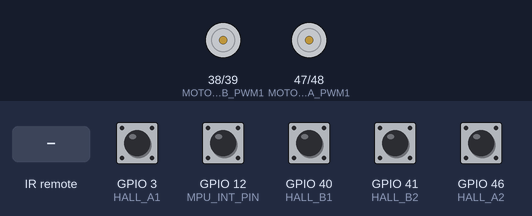
A program run on a simulated ESP32-S3. Shown: motor-driver pin pairs drawn as motors (green arrow = first pin HIGH = forward, orange = second pin HIGH = backward, longer = more drive). The inputs (shaded band) are chosen by the test bench; at power-on: GPIO 3 (HALL_A1), GPIO 12 (MPU_INT_PIN), GPIO 40 (HALL_B1), GPIO 41 (HALL_B2), GPIO 46 (HALL_A2) HIGH. WiFi joins after 1.5 s; servers stay silent unless stated; what the program prints to the serial monitor is not drawn.

Above: at 2.7 s.
2.8 s: infrared code 0xFF30CF received
At 3.8 s:
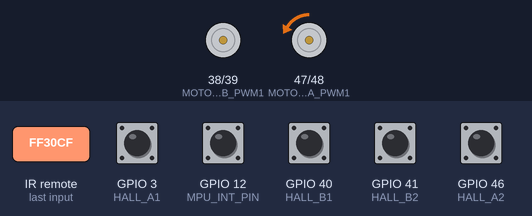
4.3 s: infrared code 0xFF7A85 received
At 5.1 s:
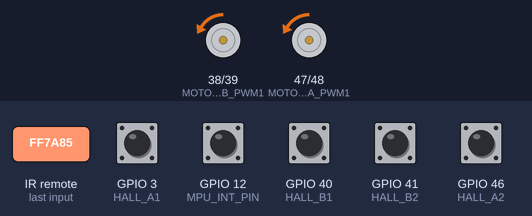
5.8 s: infrared code 0xFF10EF received
At 6.4 s:
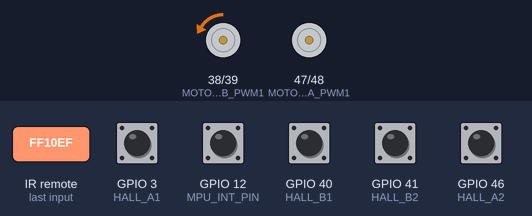
7.3 s: infrared code 0xFF6897 received
At 7.7 s:
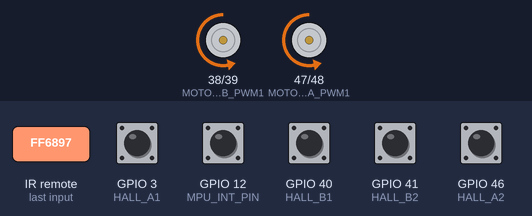
Timing chart, 0 to 10.3 s (numbered marks = the images above; inputs shaded):
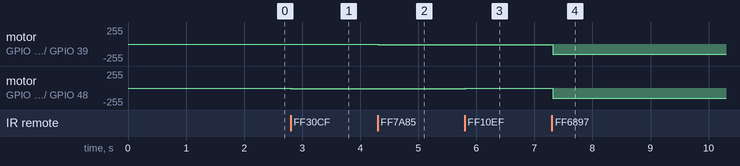

Measured:
- after the input at 2.8 s, motor on GPIO 47 (MOTOR_A_PWM1) / GPIO 48 (MOTOR_A_PWM2): stopped → backward 10/255 at once
- after the input at 4.3 s, motor on GPIO 38 (MOTOR_B_PWM1) / GPIO 39 (MOTOR_B_PWM2): stopped → backward 10/255 at once
- after the input at 5.8 s, motor on GPIO 47 (MOTOR_A_PWM1) / GPIO 48 (MOTOR_A_PWM2): backward 10/255 → stopped at once
- after the input at 7.3 s, motor on GPIO 38 (MOTOR_B_PWM1) / GPIO 39 (MOTOR_B_PWM2): backward 10/255 → backward 150/255 at once; motor on GPIO 47 (MOTOR_A_PWM1) / GPIO 48 (MOTOR_A_PWM2): stopped → backward 150/255 at once

The program:

main.cpp
```cpp
#include <WiFi.h>
#include <WiFiUdp.h>
#include <Wire.h>
#include <MPU6050.h>
#include <IRrecv.h>
#include <IRutils.h>

#define IR_RECV_PIN 19 // 红外接收端口
#define MOTOR_A_PWM1 47
#define MOTOR_A_PWM2 48
#define MOTOR_B_PWM1 38
#define MOTOR_B_PWM2 39
#define HALL_A1 3
#define HALL_A2 46
#define HALL_B1 40
#define HALL_B2 41
#define MPU_INT_PIN 12 // MPU6050 中断引脚连接到 ESP32 的 IO12

const char* ssid = "Legznd";
const char* password = "12345678";
const char* serverIP = "172.20.10.11";  // 电脑端 IP
const int udpPort = 12345;

WiFiUDP udp;
MPU6050 mpu;
IRrecv irrecv(IR_RECV_PIN);
decode_results results;

volatile bool mpuInterrupt = false; // 标志位，用于标记 MPU6050 中断触发
bool collectingData = false;        // 标志位，是否正在采集数据

int motorAPWM = 0; // 电机 A 的 PWM 值
int motorBPWM = 0; // 电机 B 的 PWM 值
const int pwmStep = 10; // 每次调整 PWM 的增量

// 中断服务程序（ISR）
void IRAM_ATTR onMotionDetected() {
    mpuInterrupt = true; // 设置中断标志
}

// 添加全局变量用于记录 HALL 传感器的脉冲计数
volatile unsigned long hallA1Count = 0;
volatile unsigned long hallA2Count = 0;
volatile unsigned long hallB1Count = 0;
volatile unsigned long hallB2Count = 0;

// 中断服务程序（ISR）用于记录 HALL 传感器的脉冲
void IRAM_ATTR onHallA1Pulse() {
    hallA1Count++;
}

void IRAM_ATTR onHallA2Pulse() {
    hallA2Count++;
}

void IRAM_ATTR onHallB1Pulse() {
    hallB1Count++;
}

void IRAM_ATTR onHallB2Pulse() {
    hallB2Count++;
}

// 卡尔曼滤波器结构体
struct KalmanFilter {
    float Q_angle; // 过程噪声协方差（角度）
    float Q_bias;  // 过程噪声协方差（偏差）
    float R_measure; // 测量噪声协方差

    float angle; // 估计的角度
    float bias;  // 估计的偏差
    float rate;  // 未校正的角速度

    float P[2][2]; // 误差协方差矩阵
};

// 初始化卡尔曼滤波器
void initKalmanFilter(KalmanFilter &kf) {
    kf.Q_angle = 0.001f;
    kf.Q_bias = 0.003f;
    kf.R_measure = 0.03f;

    kf.angle = 0.0f;
    kf.bias = 0.0f;
    kf.P[0][0] = 0.0f;
    kf.P[0][1] = 0.0f;
    kf.P[1][0] = 0.0f;
    kf.P[1][1] = 0.0f;
}

// 卡尔曼滤波更新函数
float updateKalmanFilter(KalmanFilter &kf, float newAngle, float newRate, float dt) {
    // 预测阶段
    kf.rate = newRate - kf.bias;
    kf.angle += dt * kf.rate;

    kf.P[0][0] += dt * (dt * kf.P[1][1] - kf.P[0][1] - kf.P[1][0] + kf.Q_angle);
    kf.P[0][1] -= dt * kf.P[1][1];
    kf.P[1][0] -= dt * kf.P[1][1];
    kf.P[1][1] += kf.Q_bias * dt;

    // 更新阶段
    float S = kf.P[0][0] + kf.R_measure; // 估计误差
    float K[2]; // 卡尔曼增益
    K[0] = kf.P[0][0] / S;
    K[1] = kf.P[1][0] / S;

    float y = newAngle - kf.angle; // 角度偏差
    kf.angle += K[0] * y;
    kf.bias += K[1] * y;

    float P00_temp = kf.P[0][0];
    float P01_temp = kf.P[0][1];

    kf.P[0][0] -= K[0] * P00_temp;
    kf.P[0][1] -= K[0] * P01_temp;
    kf.P[1][0] -= K[1] * P00_temp;
    kf.P[1][1] -= K[1] * P01_temp;

    return kf.angle;
}

// 初始化卡尔曼滤波器
KalmanFilter kalmanAccelX, kalmanAccelY, kalmanAccelZ;
KalmanFilter kalmanGyroX, kalmanGyroY, kalmanGyroZ;

// 控制小车运动的函数
void setMotorPWM(int pwmA, int pwmB) {
    motorAPWM = pwmA;
    motorBPWM = pwmB;

    if (pwmA >= 0) {
        analogWrite(MOTOR_A_PWM1, pwmA);
        analogWrite(MOTOR_A_PWM2, 0);
    } else {
        analogWrite(MOTOR_A_PWM1, 0);
        analogWrite(MOTOR_A_PWM2, -pwmA);
    }

    if (pwmB >= 0) {
        analogWrite(MOTOR_B_PWM1, pwmB);
        analogWrite(MOTOR_B_PWM2, 0);
    } else {
        analogWrite(MOTOR_B_PWM1, 0);
        analogWrite(MOTOR_B_PWM2, -pwmB);
    }
}

void stopCar() {
    setMotorPWM(0, 0);
}

void resetHallCounts() {
    hallA1Count = 0;
    hallA2Count = 0;
    hallB1Count = 0;
    hallB2Count = 0;
}

void sendData(float accelX, float accelY, float accelZ, float gyroX, float gyroY, float gyroZ,
    float motorASpeed, float motorBSpeed, int pwmA, int pwmB) {
    char buffer[200];
    snprintf(buffer, sizeof(buffer), "%ld,%.2f,%.2f,%.2f,%.2f,%.2f,%.2f,%.2f,%.2f,%d,%d",
    millis(), accelX, accelY, accelZ, gyroX, gyroY, gyroZ, motorASpeed, motorBSpeed, pwmA, pwmB);
    udp.beginPacket(serverIP, udpPort);
    udp.print(buffer);
    udp.endPacket();
}

void setup() {
    Serial.begin(115200);
    Wire.begin(21, 20);  // 指定 ESP32-S3 的 I2C 引脚
    mpu.initialize();
    irrecv.enableIRIn(); // 启动红外接收
    Serial.println("IR 接收器已启动");

    pinMode(MOTOR_A_PWM1, OUTPUT);
    pinMode(MOTOR_A_PWM2, OUTPUT);
    pinMode(MOTOR_B_PWM1, OUTPUT);
    pinMode(MOTOR_B_PWM2, OUTPUT);
    pinMode(HALL_A1, INPUT_PULLUP);
    pinMode(HALL_A2, INPUT_PULLUP);
    pinMode(HALL_B1, INPUT_PULLUP);
    pinMode(HALL_B2, INPUT_PULLUP);

    // 配置 HALL 传感器中断
    attachInterrupt(digitalPinToInterrupt(HALL_A1), onHallA1Pulse, RISING);
    attachInterrupt(digitalPinToInterrupt(HALL_A2), onHallA2Pulse, RISING);
    attachInterrupt(digitalPinToInterrupt(HALL_B1), onHallB1Pulse, RISING);
    attachInterrupt(digitalPinToInterrupt(HALL_B2), onHallB2Pulse, RISING);

    // 配置 MPU6050 中断
    pinMode(MPU_INT_PIN, INPUT_PULLUP); // 设置 MPU6050 INT 引脚为输入
    attachInterrupt(digitalPinToInterrupt(MPU_INT_PIN), onMotionDetected, FALLING);

    // 配置 MPU6050 的运动检测中断
    mpu.setMotionDetectionThreshold(0); // 设置运动检测阈值
    mpu.setMotionDetectionDuration(5);  // 设置运动检测持续时间
    mpu.setIntMotionEnabled(true);      // 启用运动检测中断

    // if (mpu.testConnection()) {
    //     Serial.println("MPU6050 连接成功！");
    // } else {
    //     Serial.println("MPU6050 连接失败！");
    //     while (1); // 连接失败，停止程序
    // }

    WiFi.begin(ssid, password);
    while (WiFi.status() != WL_CONNECTED) {
        delay(500);
        Serial.print(".");
    }
    Serial.println("\nWiFi 连接成功");

    udp.begin(udpPort);

    // 初始化卡尔曼滤波器
    initKalmanFilter(kalmanAccelX);
    initKalmanFilter(kalmanAccelY);
    initKalmanFilter(kalmanAccelZ);
    initKalmanFilter(kalmanGyroX);
    initKalmanFilter(kalmanGyroY);
    initKalmanFilter(kalmanGyroZ);
}

void loop() {
    // 检查 MPU6050 中断标志
    if (mpuInterrupt) {
        mpuInterrupt = false; // 清除中断标志

        // 读取 MPU6050 数据
        int16_t ax, ay, az, gx, gy, gz;
        mpu.getMotion6(&ax, &ay, &az, &gx, &gy, &gz);

        // 将原始数据转换为标准单位
        float accelX = ax / 16384.0f; // 加速度计数据（单位：g）
        float accelY = ay / 16384.0f;
        float accelZ = az / 16384.0f;
        float gyroX = gx / 131.0f;    // 陀螺仪数据（单位：°/s）
        float gyroY = gy / 131.0f;
        float gyroZ = gz / 131.0f;

        // 计算时间间隔
        static unsigned long lastTime = 0;
        unsigned long currentTime = millis();
        float dt = (currentTime - lastTime) / 1000.0f;
        lastTime = currentTime;

        // 应用卡尔曼滤波
        float filteredAccelX = updateKalmanFilter(kalmanAccelX, accelX, gyroX, dt);
        float filteredAccelY = updateKalmanFilter(kalmanAccelY, accelY, gyroY, dt);
        float filteredAccelZ = updateKalmanFilter(kalmanAccelZ, accelZ, gyroZ, dt);
        float filteredGyroX = updateKalmanFilter(kalmanGyroX, accelX, gyroX, dt);
        float filteredGyroY = updateKalmanFilter(kalmanGyroY, accelY, gyroY, dt);
        float filteredGyroZ = updateKalmanFilter(kalmanGyroZ, accelZ, gyroZ, dt);

        // 打印滤波后的数据
        Serial.printf("滤波后数据: AccelX=%.2f, AccelY=%.2f, AccelZ=%.2f, GyroX=%.2f, GyroY=%.2f, GyroZ=%.2f\n",
                      filteredAccelX, filteredAccelY, filteredAccelZ, filteredGyroX, filteredGyroY, filteredGyroZ);

        static unsigned long lastHallTime = 0;
        //unsigned long currentTime = millis();
        unsigned long timeDiff = currentTime - lastHallTime;

        // 每 50ms 计算一次角速度
        if (timeDiff >= 50) {
            lastHallTime = currentTime;

            // 计算角速度（一圈7个脉冲）
            float motorASpeed = hallA1Count * (360.0 / 7 / timeDiff * 1000 / 30); // 单位：度/秒
            float motorBSpeed = hallB1Count * (360.0 / 7 / timeDiff * 1000 / 30); // 单位：度/秒

            // 清零脉冲计数
            resetHallCounts();

            // 如果正在采集数据，将数据通过 Wi-Fi 发送到电脑
            if (collectingData) {
                sendData(filteredAccelX, filteredAccelY, filteredAccelZ, filteredGyroX, filteredGyroY, filteredGyroZ,
                    motorASpeed, motorBSpeed, motorAPWM, motorBPWM);
            }
        }
    }

    // 红外遥控处理
    if (irrecv.decode(&results)) {
        uint64_t value = results.value;
        Serial.printf("接收到的红外信号: 0x%llX\n", value);

        switch (value) {
            case 0xFF30CF: // 增加左轮 PWM
                collectingData = true;
                motorAPWM -= pwmStep;
                setMotorPWM(motorAPWM, motorBPWM);
                break;
            case 0xFF10EF: // 减少左轮 PWM
                collectingData = true;
                motorAPWM += pwmStep;
                setMotorPWM(motorAPWM, motorBPWM);
                break;
            case 0xFF7A85: // 增加右轮 PWM
                collectingData = true;
                motorBPWM -= pwmStep;
                setMotorPWM(motorAPWM, motorBPWM);
                break;
            case 0xFF5AA5: // 减少右轮 PWM
                collectingData = true;
                motorBPWM += pwmStep;
                setMotorPWM(motorAPWM, motorBPWM);
                break;
            case 0xFFA25D: // 停止
                collectingData = false;
                stopCar();
                break;
            case 0xFF6897: // 设置两轮 PWM 为 -150，负数为正转
                collectingData = true;
                motorAPWM = 150;
                motorBPWM = 150;
                setMotorPWM(-motorAPWM, -motorBPWM);
                break;
        }
        irrecv.resume();
    }

    delay(50); // 延迟以降低 CPU 占用率
}
```
